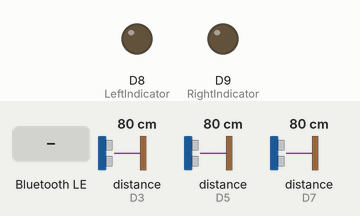
This sketch was run on a simulated Arduino Nano 33 IoT. Shown: output pins drawn as LEDs (lit = HIGH). Wiring (inferred from the names in the program): 3 × ultrasonic range finder: trigger D2, echo D3 / trigger D4, echo D5 / trigger D6, echo D7. The inputs (shaded band) are chosen by the test bench; at power-on: distance to the obstacle (sensors on D3, D5, D7) 80 cm. The echo pulse lasts 58.3 µs per cm; nothing arrives over Bluetooth unless stated; a phone connects over Bluetooth LE 3 s after start; pins used as bus, display or sensor lines are not drawn; what the sketch prints to the serial monitor is not drawn.

Above: at 3.8 s.
3.9 s: Bluetooth LE write "1" received
At 4.9 s:
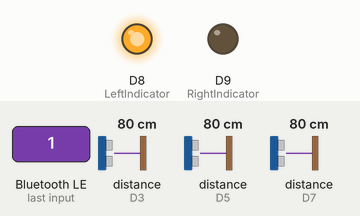
5.4 s: Bluetooth LE write "1" received
At 6.0 s:
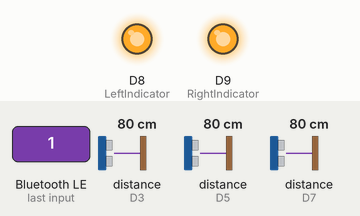
6.9 s: Bluetooth LE write "0" received
At 8.1 s:
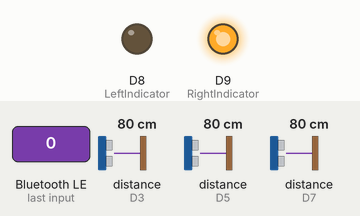
8.4 s: Bluetooth LE write "2" received
At 9.4 s:
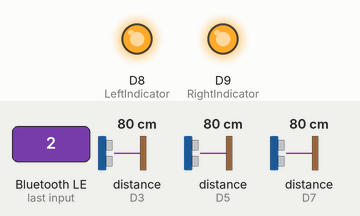
9.9 s: Bluetooth LE write "0" received
At 10.5 s:
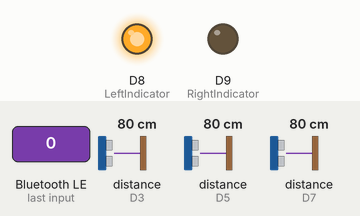
Timing chart, 0 to 12.4 s (numbered marks = the images above; inputs shaded):
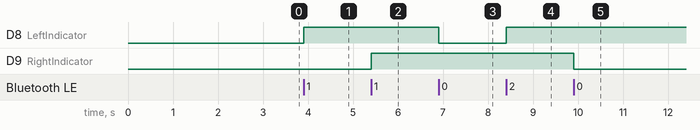

Measured:
- after the input at 3.9 s, D8 (LeftIndicator): LOW → HIGH at once
- after the input at 5.4 s, D9 (RightIndicator): LOW → HIGH at once
- after the input at 6.9 s, D8 (LeftIndicator): HIGH → LOW at once
- after the input at 8.4 s, D8 (LeftIndicator): LOW → HIGH at once
- after the input at 9.9 s, D9 (RightIndicator): HIGH → LOW at once

The sketch:

radarCode.ino
```cpp
　/*
  The code for the Ultrasonic sensors in the Primary Engineers project. This circuit sits on the backpack and has three ultrasonic sensors to detect the distance of vehicles in three directions, the centre, left and right. The nano scans for the central device on the handlebars and sends over the data read from the ultrasonic sensors, warning statements are included to alert the cyclist of how close approaching vehicles are.

　*/
#include <ArduinoBLE.h>

// Radar Pins
const int RadarLeftTrig = 2;
const int RadarLeftEcho = 3;

const int RadarCentreTrig = 4;
const int RadarCentreEcho = 5;

const int RadarRightTrig = 6;
const int RadarRightEcho = 7;

const int LeftIndicator = 8;
const int RightIndicator = 9;

// BLE Service and Characteristics
BLEService radarService("19B10000-E8F2-537E-4F6C-D104768A1214");

BLEFloatCharacteristic centreCharacteristic("19B10001-E8F2-537E-4F6C-D104768A1214", BLERead | BLENotify);
BLEFloatCharacteristic leftCharacteristic("19B10002-E8F2-537E-4F6C-D104768A1214", BLERead | BLENotify);
BLEFloatCharacteristic rightCharacteristic("19B10003-E8F2-537E-4F6C-D104768A1214", BLERead | BLENotify);
BLEFloatCharacteristic leftIndicatorCharacteristic("19b10004-e8f2-537e-4f6c-d104768a1214", BLERead | BLEWrite);
BLEFloatCharacteristic rightIndicatorCharacteristic("19b10005-e8f2-537e-4f6c-d104768a1214", BLERead | BLEWrite);

BLEFloatCharacteristic closeCharacteristic("19B10006-E8F2-537E-4F6C-D104768A1214", BLERead | BLENotify);
BLEFloatCharacteristic mediumCharacteristic("19B10007-E8F2-537E-4F6C-D104768A1214", BLERead | BLENotify);
BLEFloatCharacteristic farCharacteristic("19B10008-E8F2-537E-4F6C-D104768A1214", BLERead | BLENotify);


void setup() {
  Serial.begin(9600);

  // Sensor pin modes
  pinMode(RadarLeftTrig, OUTPUT);
  pinMode(RadarLeftEcho, INPUT);

  pinMode(RadarCentreTrig, OUTPUT);
  pinMode(RadarCentreEcho, INPUT);

  pinMode(RadarRightTrig, OUTPUT);
  pinMode(RadarRightEcho, INPUT);

  pinMode(LeftIndicator, OUTPUT);
  pinMode(RightIndicator, OUTPUT);

  // BLE setup
  if (!BLE.begin()) {
    Serial.println("Starting BLE failed!");
    while (1)
      ;
  }

  BLE.setLocalName("Radar");
  BLE.setAdvertisedService(radarService);

  radarService.addCharacteristic(centreCharacteristic);
  radarService.addCharacteristic(leftCharacteristic);
  radarService.addCharacteristic(rightCharacteristic);
  radarService.addCharacteristic(leftIndicatorCharacteristic);
  radarService.addCharacteristic(rightIndicatorCharacteristic);
  radarService.addCharacteristic(closeCharacteristic);
  radarService.addCharacteristic(mediumCharacteristic);
  radarService.addCharacteristic(farCharacteristic);


  BLE.addService(radarService);

  centreCharacteristic.writeValue(0.0);
  leftCharacteristic.writeValue(0.0);
  rightCharacteristic.writeValue(0.0);

  closeCharacteristic.writeValue(0.0);
  mediumCharacteristic.writeValue(0.0);
  farCharacteristic.writeValue(0.0);

  BLE.advertise();
  Serial.println("BLE Radar Peripheral Started");
}


// Function to get the  distance for each sensor
float getDistance(int trigPin, int echoPin) {
  digitalWrite(trigPin, LOW);
  delayMicroseconds(2);
  digitalWrite(trigPin, HIGH);
  delayMicroseconds(10);
  digitalWrite(trigPin, LOW);
  long duration = pulseIn(echoPin, HIGH);
  return duration * 0.034 / 2.0;
}

void loop() {
  BLEDevice central = BLE.central();

  if (central) {
    Serial.print("Connected to central: ");
    Serial.println(central.address());

    while (central.connected()) {
      　// Function is applied to get the reading for each ultrasonic sensor
      float left = getDistance(RadarLeftTrig, RadarLeftEcho);
      float centre = getDistance(RadarCentreTrig, RadarCentreEcho);
      float right = getDistance(RadarRightTrig, RadarRightEcho);

      Serial.print("Left: ");
      Serial.print(left);
      Serial.print(" cm | Centre: ");
      Serial.print(centre);
      Serial.print(" cm | Right: ");
      Serial.println(right);

      leftCharacteristic.writeValue(left);
      centreCharacteristic.writeValue(centre);
      rightCharacteristic.writeValue(right);
      // Define thresholds
      float dangerThreshold = 100.0;
      float warningThreshold = 300.0;
      float safeThreshold = 500.0;

      // Determine proximity state
      if (left < dangerThreshold || centre < dangerThreshold || right < dangerThreshold) {
        Serial.println("!!! WARNING: OBJECT VERY CLOSE !!!");
        closeCharacteristic.writeValue(dangerThreshold);
      } else if (left < warningThreshold || centre < warningThreshold || right < warningThreshold) {
        Serial.println("-- CAUTION: Object Approaching --");
        mediumCharacteristic.writeValue(warningThreshold);
      } else if (left < safeThreshold || centre < safeThreshold || right < safeThreshold) {
        Serial.println("Safe: Clear area within range.");
        farCharacteristic.writeValue(safeThreshold);
      } else {
        Serial.println("Clear: No objects detected nearby.");
      }

      delayMicroseconds(200);  // Adjust delay as needed


      // if the remote device wrote to the characteristic,
      // use the value to control the  Left indicator LED:
      if (leftIndicatorCharacteristic.written()) {
        if (leftIndicatorCharacteristic.value()) {  // any value other than 0
          Serial.println("LED on");
          digitalWrite(LeftIndicator, HIGH);  // will turn the LED on
        } else {                              // a 0 value
          Serial.println(F("LED off"));
          digitalWrite(LeftIndicator, LOW);  // will turn the LED off
        }
      }


      // if the remote device wrote to the characteristic,
      // use the value to control the  Right indicator LED:
      if (rightIndicatorCharacteristic.written()) {
        if (rightIndicatorCharacteristic.value()) {  // any value other than 0
          Serial.println("LED on");
          digitalWrite(RightIndicator, HIGH);  // will turn the LED on
        } else {                               // a 0 value
          Serial.println(F("LED off"));
          digitalWrite(RightIndicator, LOW);  // will turn the LED off
        }
      }
    }
  }

  Serial.print("Disconnected from central: ");
  Serial.println(central.address());
}
```
